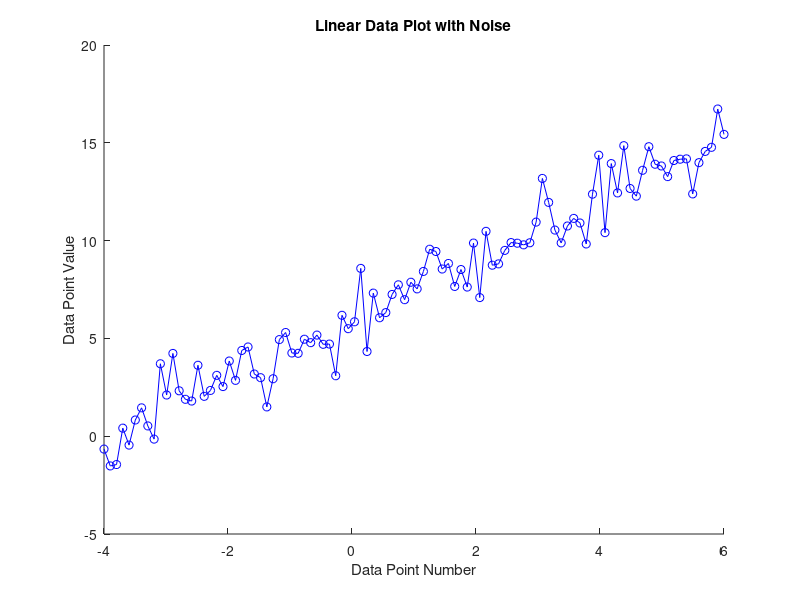

Source code (MATLAB):
close all
clear all
clc

xStart = -4;
xEnd = 6;
samples = 100

m = 1.6;
c = 6;

mean = 0;
c = 6;

r = randn(1,samples);
x = linspace(xStart,xEnd, samples);
y = m*x + c;
y_noise = y + r(1,:);

figure
hold on
p = plot(x,y_noise,'b-o');
p=title('Linear Data Plot with Noise');
p=xlabel('Data Point Number');
p=ylabel('Data Point Value');


